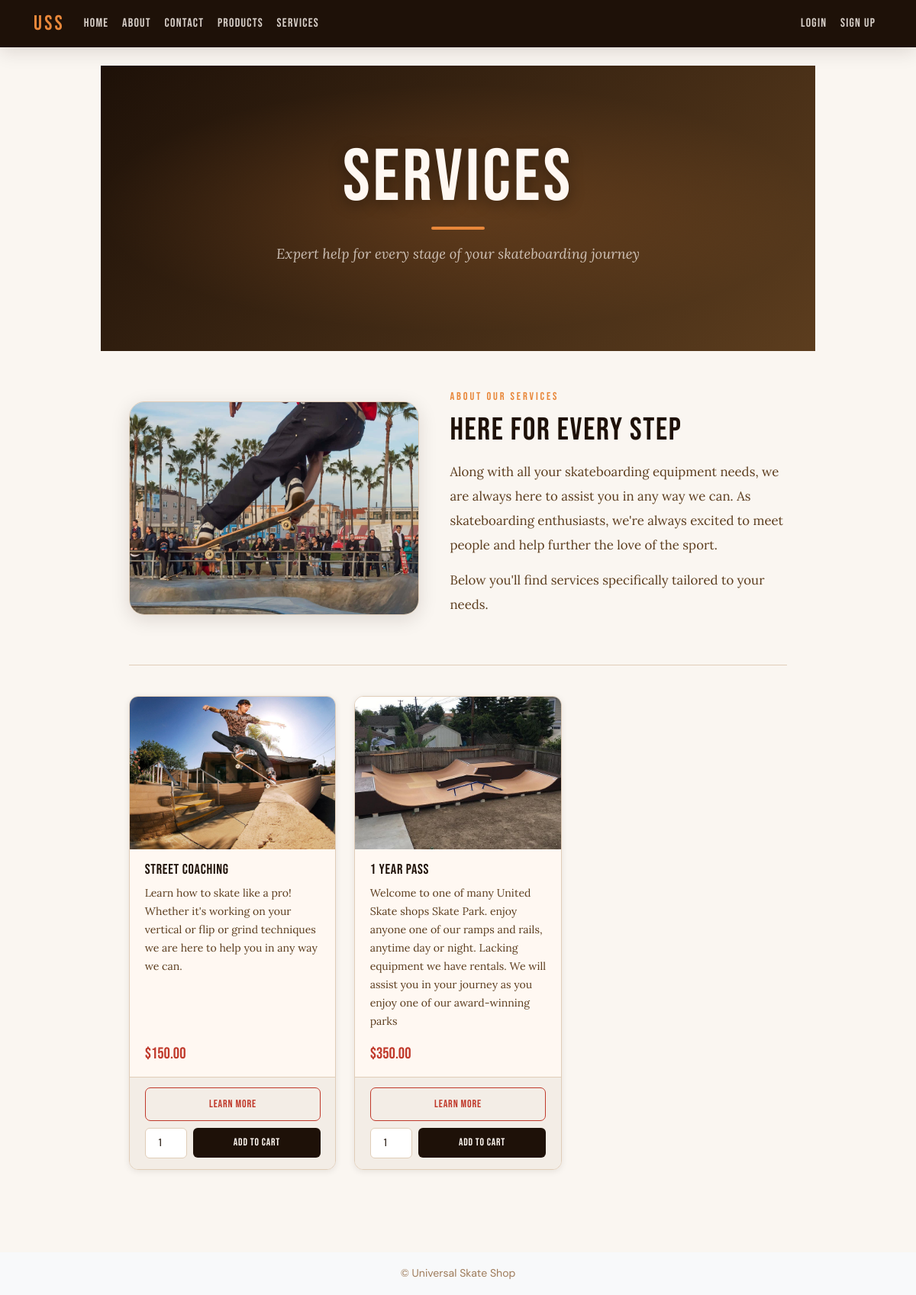
The page /services/list/ on the database its author committed.
### services/models.py (models this page shows, shortened)
class Service(models.Model):
    img = models.ImageField(upload_to='product_pics/', blank=True, null=True)
    title = models.CharField(max_length=128)
    description = models.TextField()
    price = models.DecimalField(max_digits=10, decimal_places=2)
    quantity = models.PositiveIntegerField()

### services/views.py (the view)
# urls.py: path('list/', ServiceListView.as_view(), name='service_list'),
class ServiceListView(ListView):
    template_name = 'services/list.html'
    model = Service
    context_object_name = 'services'

### products/context_processors.py (called while the page is built)
def cart_item_count(request):
    if request.user.is_authenticated:
        order = Order.objects.filter(user=request.user, paid=False).first()
        if order:
            count = OrderItem.objects.filter(order=order).count()
            return {'cart_item_count': count}
    return {'cart_item_count': 0}

### templates/services/list.html (shortened to what this page needs)
{% extends 'base.html' %}
{% load static %}
{% block css %}
<link rel="stylesheet" href="{% static 'css/public.css' %}">
<link rel="stylesheet" href="{% static 'css/list.css' %}">
{% endblock %}
{% block content %}
<div class="page-hero">
  <h1>Services</h1>
  <p class="hero-sub">Expert help for every stage of your skateboarding journey</p>
</div>
<section class="article-section" style="border-bottom: 1px solid var(--clr-border);">
  <img class="section-img" src="{% static 'img/kickflip1.jpg' %}" alt="Skater kickflipping">
  <div class="section-text">
    <span class="section-tag">About Our Services</span>
    <h2>Here for Every Step</h2>
    <p>Along with all your skateboarding equipment needs, we are always here to assist you in any way we can. As skateboarding enthusiasts, we're always excited to meet people and help further the love of the sport.</p>
    <p>Below you'll find services specifically tailored to your needs.</p>
  </div>
</section>
<div class="catalog-wrap" style="margin-top: 2.5rem;">
  <div class="product-grid">
    {% for item in services %}
    <div class="product-card service-card">
      <div class="card-img-wrap">
        {% if item.img %}
          <img src="{{ item.img.url }}" alt="{{ item.title }}">
        {% else %}
          <img src="https://demofree.sirv.com/nope-not-here.jpg" alt="No image">
        {% endif %}
      </div>
      <div class="card-body">
        <div class="card-title">{{ item.title }}</div>
        <div class="card-desc">{{ item.description }}</div>
        {% if item.price %}<div class="card-price">${{ item.price }}</div>{% endif %}
      </div>
      <div class="card-actions">
        <a href="{% url 'service_detail' item.id %}" class="btn-detail">Learn More</a>
        <form method="POST" action="{% url 'cart_add' %}" class="add-to-cart">
          <input type="number" min="1" max="10" name="quantity" value="1">
          <button type="submit">Add to Cart</button>
        </form>
      </div>
    </div>
    {% endfor %}
  </div>
</div>
{% endblock %}

### static/css/base.css (style rules this page uses)
:root { --clr-bg: #faf6f1; --clr-surface: #fff8f2; --clr-surface-alt: #f3ede6; --clr-primary: #c0392b; --clr-primary-dk: #962d22; --clr-accent: #e8873a; --clr-accent-lt: #f5c18a; --clr-dark: #1e1108; --clr-mid: #5c3d1e; --clr-muted: #9e7b5a; --clr-border: #e0cdb8; --clr-white: #fff8f2; --font-display: 'Bebas Neue', sans-serif; --font-body: 'DM Sans', sans-serif; --font-serif: 'Lora', Georgia, serif; --radius-sm: 6px; --radius-md: 12px; --radius-lg: 20px; --shadow-sm: 0 2px 8px rgba(30,17,8,.09); --shadow-md: 0 6px 24px rgba(30,17,8,.13); --shadow-lg: 0 16px 48px rgba(30,17,8,.17); --max-w: 1160px; --gap: clamp(2rem, 5vw, 4.5rem); }
*, *::before, *::after { box-sizing: border-box; margin: 0; padding: 0; }
html { scroll-behavior: smooth; font-size: 16px; }
body { font-family: var(--font-body); background: var(--clr-bg); color: var(--clr-dark); line-height: 1.7; min-height: 100vh; }
img { display: block; max-width: 100%; height: auto; border-radius: var(--radius-md); }
a { color: inherit; text-decoration: none; }
h1, h2, h3, h4 { font-family: var(--font-display); letter-spacing: .04em; line-height: 1.08; }
h1 { font-size: clamp(2rem, 5vw, 3.8rem); }
h2 { font-size: clamp(1.5rem, 3.5vw, 2.5rem); }
p, li { font-family: var(--font-body); font-size: clamp(.9rem, 1.4vw, 1rem); color: var(--clr-mid); }
@media (min-width: 1024px) and (max-width: 1279px) { :root { --max-w: 960px; } }

### static/css/list.css (style rules this page uses)
.service-card .card-body .card-desc { font-family: var(--font-serif); font-size: .88rem; color: var(--clr-mid); line-height: 1.7; margin-top: .25rem; }

### rows shown on the page
Service: img (picture), title "street coaching", description "Learn how to skate like a pro! Whether it's working on your vertical or flip or grind techniques we are here to help you in any way we can.", price "150.00"
Service: img (picture), title "1 year pass", description "Welcome to one of many United Skate shops Skate Park. enjoy anyone one of our ramps and rails, anytime day or night. Lacking equipment we have rentals. We will assist you in your journey as you enjoy one of our award-winning parks", price "350.00"
